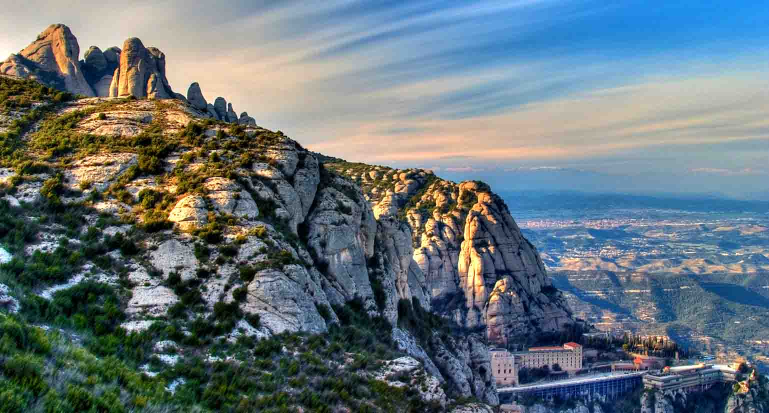
#> input picture notebooks/curl.jpg, 1537 x 825 px, found by its file name (shown at 1/2 size)
$ python resize.py   (Python 2 division)   (older library calls are emulated)
#> lines starting #> are read from the running program, lines starting #| are printed output that depends on the picture
# Reads an image from disk and scales and crops to match a target resolution and aspect ratio.
from scipy import misc
import matplotlib.pyplot as plt

curl = misc.imread('curl.jpg')
#> curl is the input picture: shape (825, 1537, 3); mean R, G, B 101.8, 116, 122.3
print(curl.shape)
#| (825, 1537, 3)
plt.imshow(curl)
plt.show()

curl_resized = misc.imresize(curl, 3000.0 / len(curl), interp='nearest', mode=None)
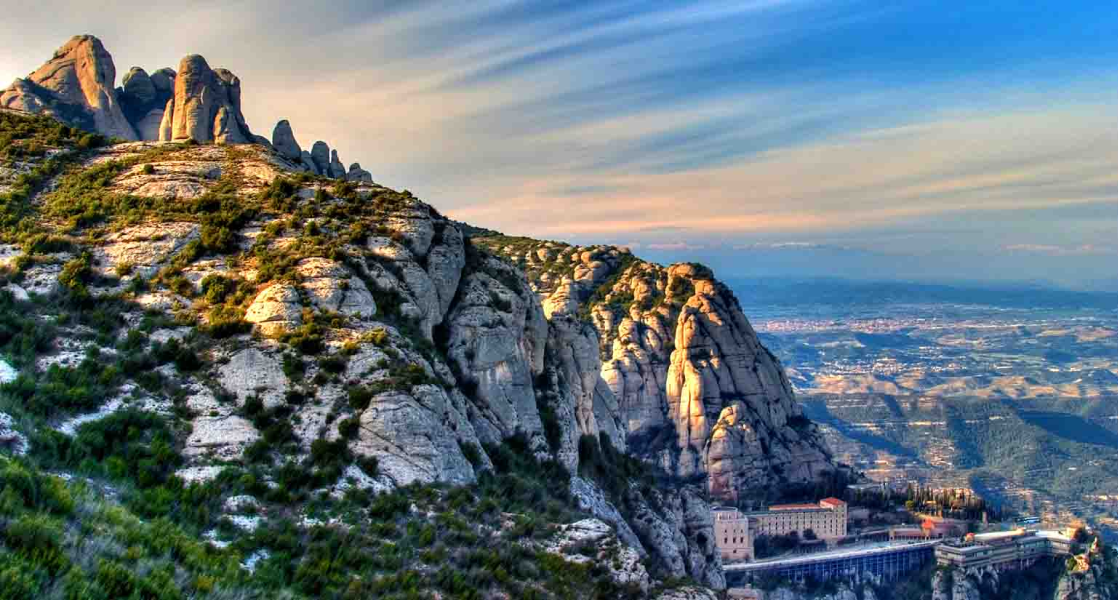
#> curl_resized: shape (3000, 5589, 3) (shown at 1/5 size); mean R, G, B 101.8, 116, 122.3
dims = curl_resized.shape
#> dims = (3000, 5589, 3)
print(dims)
#| (3000, 5589, 3)
plt.imshow(curl_resized)
plt.show()

curl_resized_cropped = curl_resized[0:3000,(dims[1]/2 - 2000):(dims[1]/2 + 2000)]
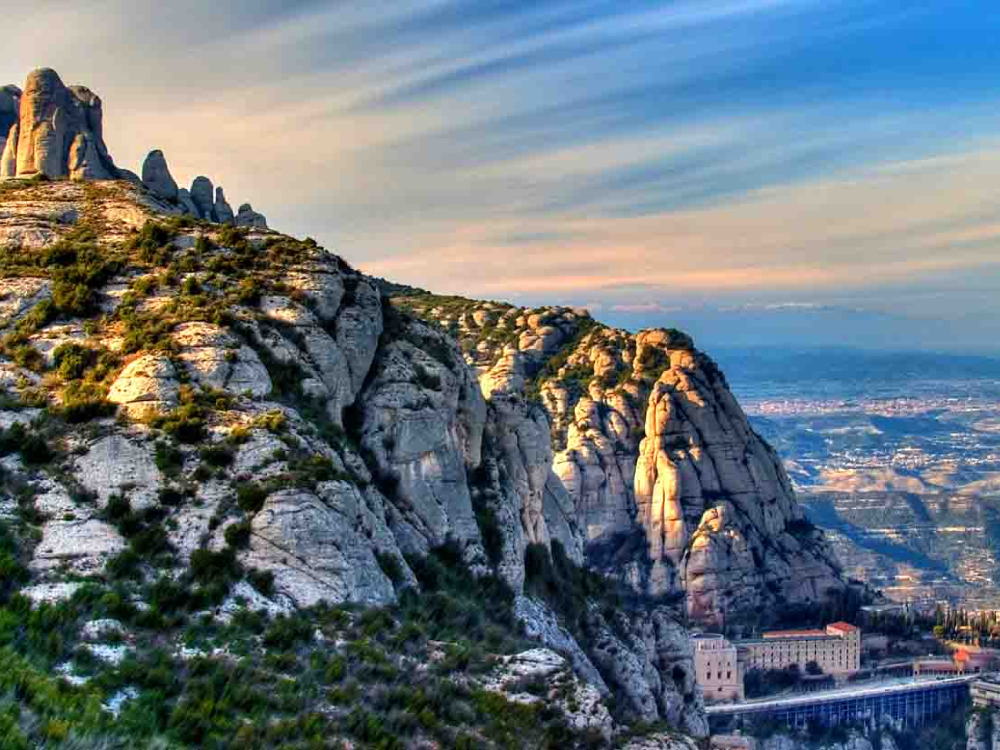
#> curl_resized_cropped: shape (3000, 4000, 3) (shown at 1/4 size); mean R, G, B 105.5, 117, 124.1
print(curl_resized_cropped.shape)
#| (3000, 4000, 3)

plt.imshow(curl_resized_cropped)
plt.show()
